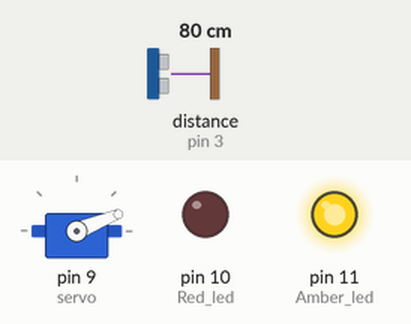
This sketch was run on a simulated Arduino Uno, built with avr-gcc and run on an emulated ATmega328P. Parts: servo, output pins drawn as LEDs (lit = HIGH). Wiring (inferred from the names in the program): ultrasonic range finder: trigger pin 2; echo pin 3. Inputs (shaded band) come from the test bench; at power-on: distance to the obstacle (sensor on pin 3) 80 cm. The echo pulse lasts 58.3 µs per cm; pins used as bus, display or sensor lines are not drawn; what the sketch prints to the serial monitor is not drawn.

Above: at 1.23 s.
1.3 s: distance to the obstacle (sensor on pin 3) set to 46 cm
4.3 s: distance to the obstacle (sensor on pin 3) set to 41 cm
At 4.54 s:
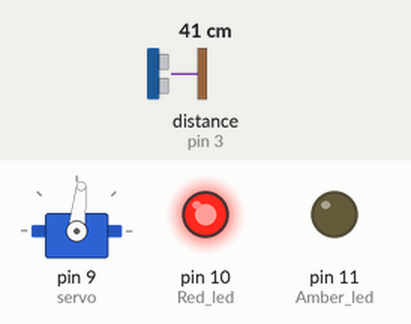
7.3 s: distance to the obstacle (sensor on pin 3) set to 60 cm
At 7.53 s:
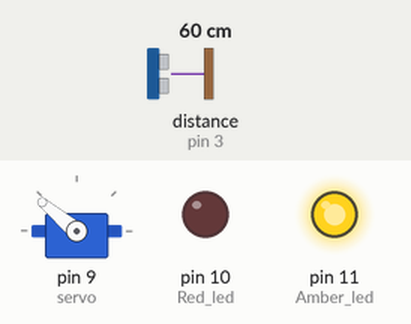
10.3 s: distance to the obstacle (sensor on pin 3) set to 18 cm
At 13.21 s:
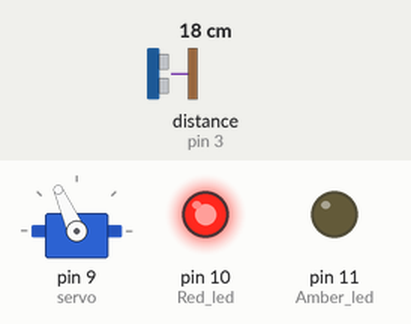
13.3 s: distance to the obstacle (sensor on pin 3) set to 250 cm
At 13.46 s:
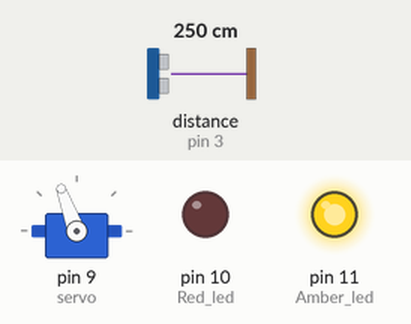
16.3 s: distance to the obstacle (sensor on pin 3) set to 2 cm
At 16.53 s:
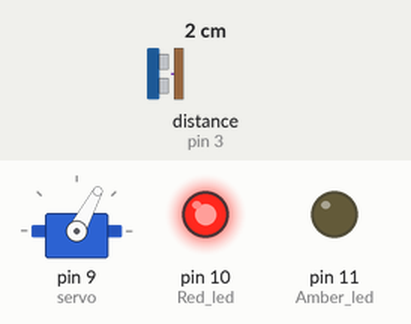
Timing chart, 0 to 30.3 s (numbered marks = the images above; inputs shaded):
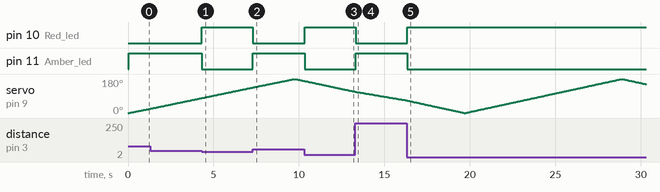

The sketch:

Radar2.ino
```cpp
#include<Servo.h>

int trigPin=2;
int echoPin=3;
int Red_led = 10;
int Amber_led = 11;
long duration;
int distance;
Servo servo;

void setup()
{
  //initialising functions of pins
  pinMode(trigPin, OUTPUT);
  pinMode(echoPin, INPUT);
  pinMode(Red_led, OUTPUT);
  pinMode(Amber_led, OUTPUT);
  Serial.begin(9600);
  servo.attach(9);
}

void loop()
{
  for(int i=0;i<=180;i++)
  {
    servo.write(i);
    delay(50);
    distance=calculateDistance();

    Serial.print(i);
    Serial.print(",");
    Serial.print(distance);
    Serial.print(".");
  }
  for(int i=180;i>0;i--)
  {
    servo.write(i);
    delay(50);
    distance=calculateDistance();

    Serial.print(i);
    Serial.print(",");
    Serial.print(distance);
    Serial.print(".");
  }
}

int calculateDistance()
{
  digitalWrite(trigPin,LOW);
  delayMicroseconds(2);
  digitalWrite(trigPin,HIGH);
  delayMicroseconds(10);
  digitalWrite(trigPin,LOW);

  duration=pulseIn(echoPin,HIGH);
  distance=duration*0.034/2;


  //obstacle detection
  if (distance <= 40) //obstacle detected
  {
    digitalWrite(Red_led, HIGH);
    digitalWrite(Amber_led, LOW);
  }
  else //no obstacle
   {
     digitalWrite(Red_led, LOW);
     digitalWrite(Amber_led, HIGH);
  }
  return distance;
}
```

Measured:
- the behaviour switches between 42 and 41 cm on distance to the obstacle (sensor on pin 3) (found by bisection; images 0 and 1)
- after the input at 4.3 s, pin 10 (Red_led): LOW → HIGH at once; pin 11 (Amber_led): HIGH → LOW at once
- after the input at 7.3 s, pin 10 (Red_led): HIGH → LOW at once; pin 11 (Amber_led): LOW → HIGH at once
- after the input at 10.3 s, pin 10 (Red_led): LOW → HIGH after 0.05 s; pin 11 (Amber_led): HIGH → LOW after 0.05 s
- after the input at 13.3 s, pin 10 (Red_led): HIGH → LOW at once; pin 11 (Amber_led): LOW → HIGH at once
- after the input at 16.3 s, pin 10 (Red_led): LOW → HIGH at once; pin 11 (Amber_led): HIGH → LOW at once
